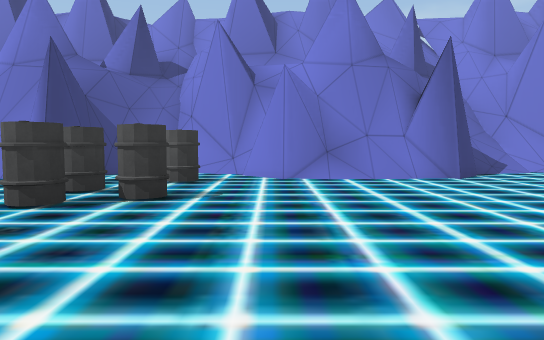
[1] (above)

17 first-person views from a walk through a Unity game level. The camera is 1.4 m above the floor, tilts 4° down and sees 70° across. The floor is counted in squares, 2 m on a side. Each view is taken from the middle of a square. On the plan, view 1 faces up. The plan holds only what a view shows up to about 11 squares ahead; the rest is blank. The place goes on beyond the plan. The player character is not drawn.

[2]
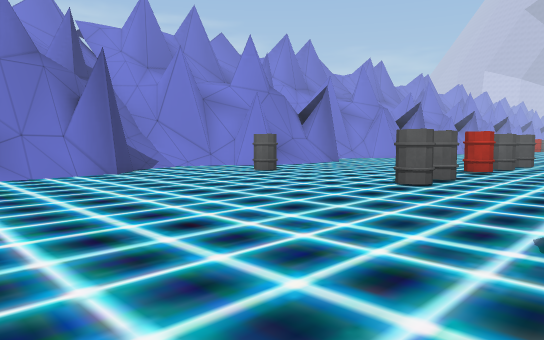

[3]
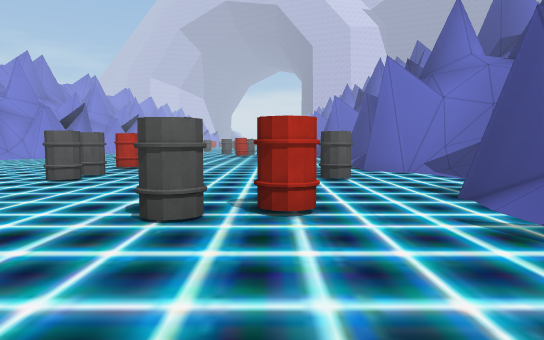

[4]
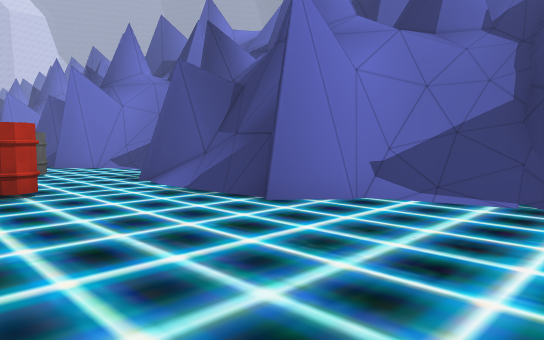

[5]
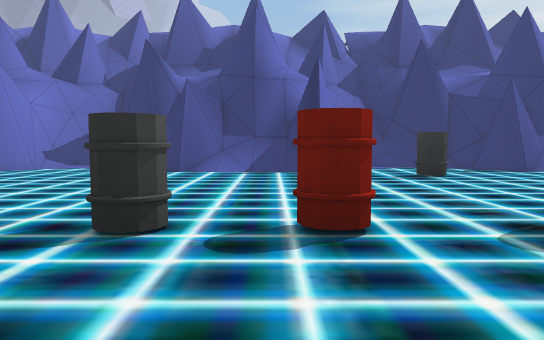

[6]
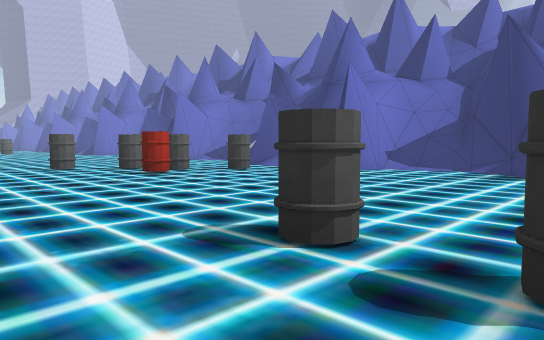

[7]
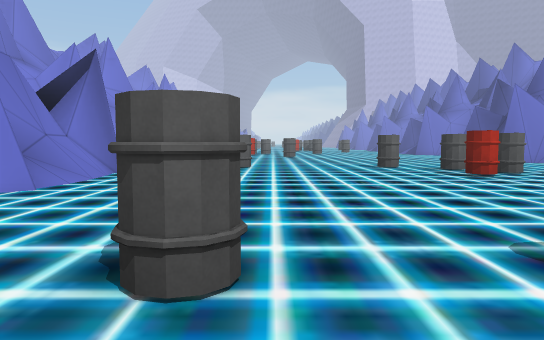

[8]
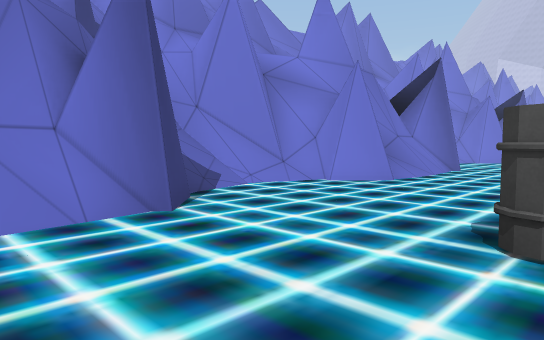

[9]
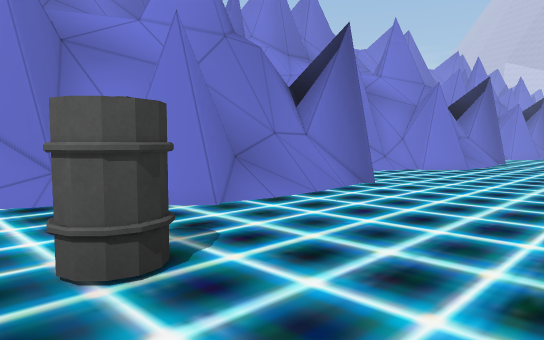

[10]
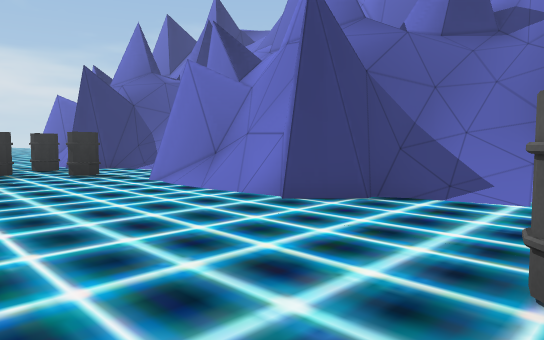

[11]
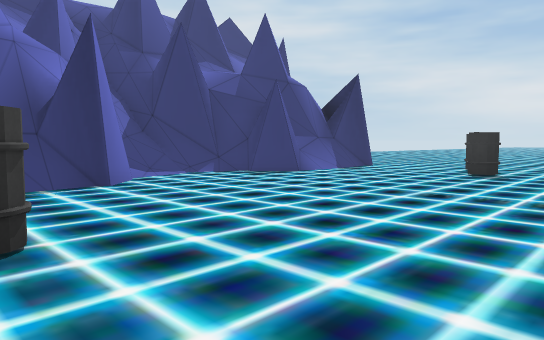

[12]
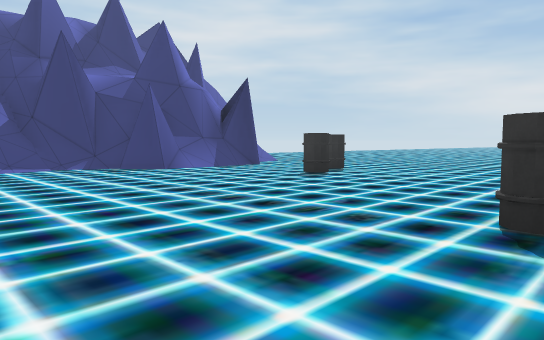

[13]
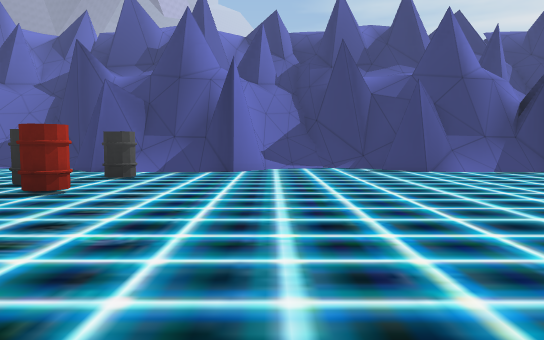

[14]
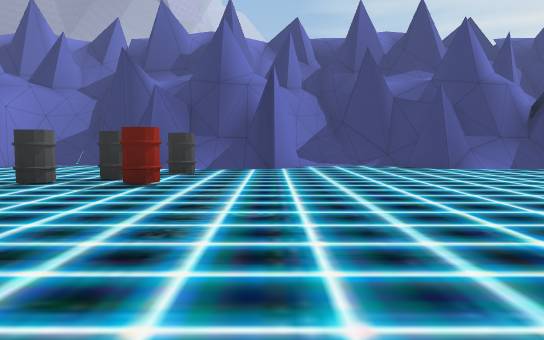

[15]
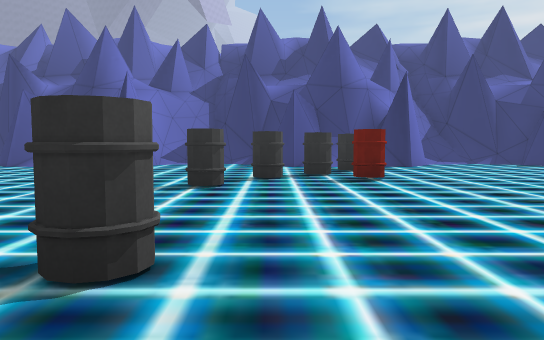

[16]
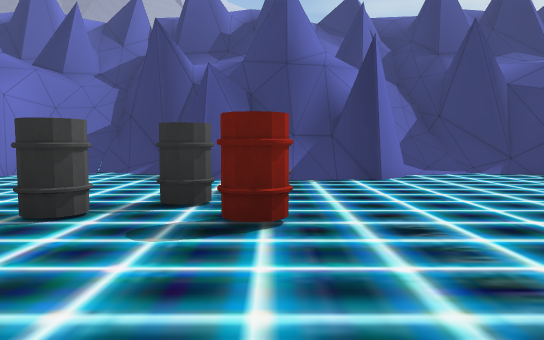

[17]
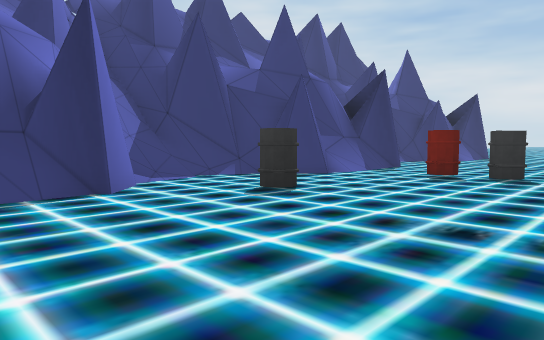

### Floor plan
Points are (right, up) in squares from view 1. A wall is a line through its corners. A room is listed if a view was taken in it or the views show most of it. See-through windows are left out.
Room 1 (views 1, 2, 3, 4, 5, 6, 7, 8, 9, 10, 11, 12, 13, 14, 15, 16, 17)
walls: (11.3, -5.2) (12.3, -4.5) (13, -5.3); (10.4, 8.4) (9.8, 8.5) (8.6, 7.7) (8.2, 8.1); (7.4, -6.6) (8.1, -6.3) (8.4, -5.7) (8.2, -5) (8.8, -4.4) (9.8, -5.3) (10.4, -5.2) (11.4, -5.4); (12.7, -6) (14.5, -6.4); (12.5, -6.2) (13.4, -6.4); (5.8, -6.4) (6.6, -7.1); (12.7, 8.3) (12.1, 7.6) (11.2, 8.5); (4.9, -6.1) (5.6, -6.6); (13.3, -6.1) (13.8, -6.5) (14.5, -6.7); (5.2, -6.4) (6.2, -6.6); (7.6, 9.3) (6.9, 9.8) (6.3, 9.9); (4.2, -6) (6.1, -6.4); (7.4, 9.5) (6.8, 9.6) (5.8, 10.3); (2.8, -5.2) (3.9, -4.5) (4.6, -5.2); (14.1, -6.4) (14.9, -7); (4.3, 9.3) (4.1, 8.8) (4.2, 8.2) (3.7, 7.6) (2.8, 8.5); (5, 9.9) (4.3, 9.4); (15.5, -6.7) (16.3, -6.3); (16.2, -6.1) (16.5, -5.6) (16.4, -5) (16.9, -4.4) (17.9, -5.3) (18.5, -5.3); (16.8, 7.6) (16.1, 8.3); (1.8, 8.4) (1.1, 8.6); (14.8, 9.6) (14, 10.2); (15.6, 9.3) (15, 9.8); (15.5, 9.6) (14.5, 9.9); (1.1, 8.4) (0.2, 7.7) (-0.6, 8.4); (16.5, 9.3) (15.6, 9.5); (18.6, -5.2) (19.4, -5.4); (-0.3, -6.1) (-0.1, -5.6) (-0.2, -5) (0.4, -4.4) (1.3, -5.3) (2.2, -5.2) (2.9, -5.4); (19.4, -5.1) (20.3, -4.5) (21.1, -5.2); (18.6, 8.3) (17.7, 8.5); (-0.3, 9.3) (-1.9, 9.6); (-0.9, -6.6) (-0.3, -6.3); (-0.8, 9.3) (-1.5, 9.8); (20.3, 7.6) (19.3, 8.5) (18.6, 8.4); (-1.3, 9.6) (-1.9, 9.8); (-3.3, -6.1) (-2.7, -6.6) (-2.1, -6.7) (-1.6, -7.1); (-4.3, -4.4) (-3.6, -5.1) (-4, -6) (-2.3, -6.3) (-1.8, -6.7); (21.7, -6.4) (22.6, -6.6); (-4.3, -6.2) (-3.3, -6.4); (-3.8, 9.4) (-4, 8.9) (-3.9, 8.2)
low walls: (8, -5.7) (8.2, -5.3); (11.2, 8.5) (10.5, 8.4); (7.4, 9.2) (6.8, 9.3) (6.1, 9.8); (2.8, 8.5) (1.8, 8.4); (16.2, -5.7) (16.4, -5.2); (15.3, 9.2) (14.6, 9.4); (15.5, 9.4) (14.8, 9.6); (-1, 9.2) (-1.9, 9.4); (21.6, -6.2) (22.5, -6.4)
ways out: gap at (2, -5); gap at (2, 8)
objects: other object (-4, 7); other object (-3, 4) to (-2, 4); other object (-3, 6); other object (-2, 5); other object (-2, 7); other object (3, -2); other object (3, -1); other object (6, 2); other object (7, -3); other object (7, 2); other object (7, 6); other object (9, 2) to (10, 2); other object (11, 2); other object (13, 2); other object (13, 4); other object (19, -3); other object (19, 0); other object (20, -2) to (20, -1); other object (21, -1); other object (22, 1); other object (22, 5)

Where each view was taken, in squares from view 1:
view 1: 0 up, 0 right, facing up
view 2: 1 down, 0 right, facing up-right
view 3: 2 down, 1 left, facing right
view 4: 1 down, 3 left, facing down-right
view 5: 5 up, 10 right, facing down
view 6: 4 up, 11 right, facing down-right
view 7: 4 up, 11 right, facing right
view 8: 4 up, 10 right, facing up-right
view 9: 4 up, 6 right, facing up-right
view 10: 4 up, 7 right, facing up-left
view 11: 2 up, 3 right, facing down-left
view 12: 5 up, 1 right, facing down-left
view 13: 5 up, 16 right, facing down
view 14: 6 up, 17 right, facing down
view 15: 7 up, 21 right, facing down
view 16: 3 up, 19 right, facing down
view 17: 1 up, 11 right, facing down-left
